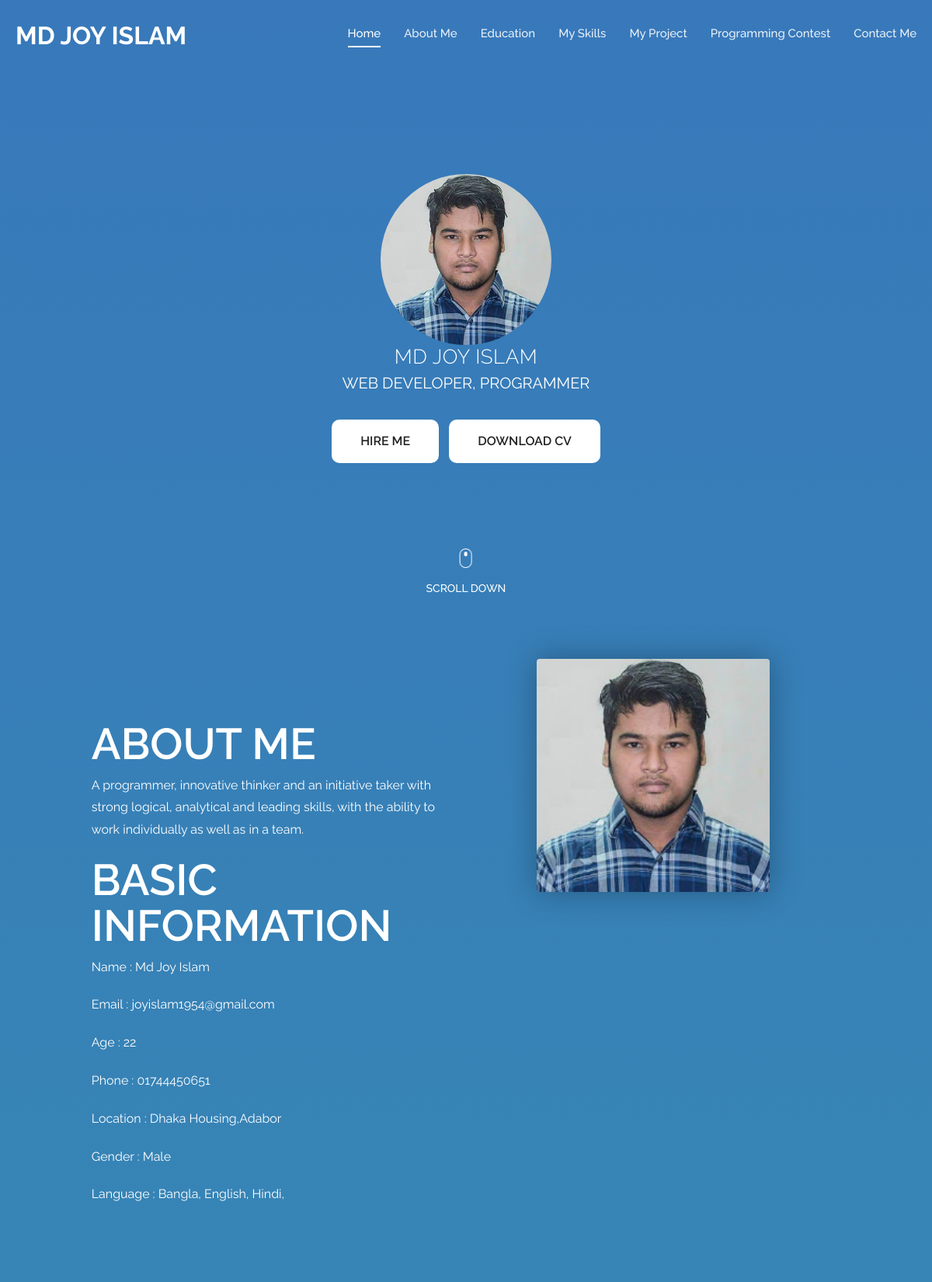
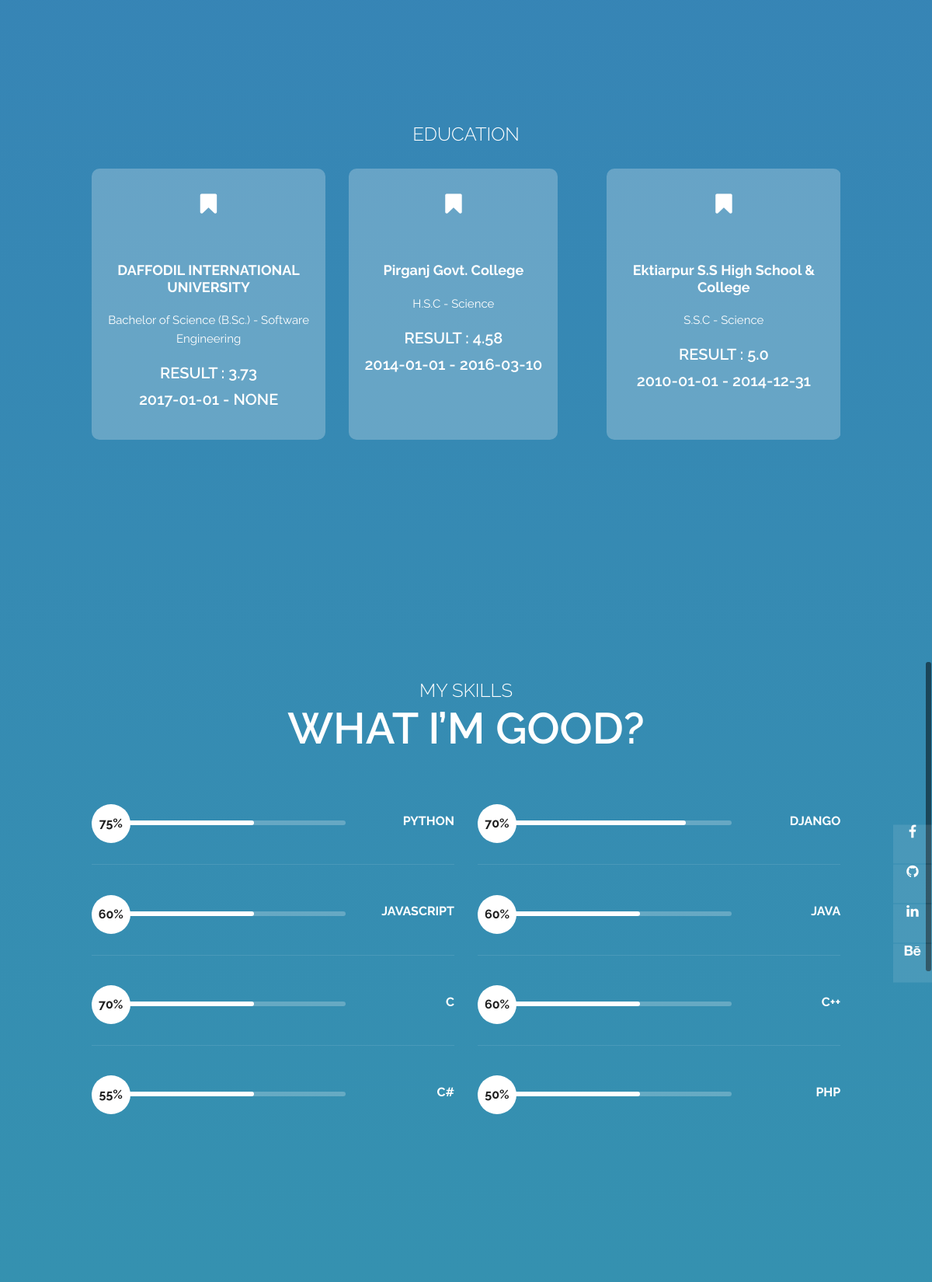
The page / (upper part) on the database its author committed (2 pictures, top to bottom).
### MyProfile/models.py (models this page shows, shortened)
class Basic_Information(models.Model):
    Gender = (
                 ('Male',"Male"),
                 ('Female',"Female"),
                 ('Others',"Others"),)
    username = models.ForeignKey(User, on_delete=models.CASCADE)
    profile_pics = models.ImageField(null=True, blank=True)
    Name = models.CharField(max_length=30,null=True)
    Phone = models.CharField(max_length=30,null=True)
    Location = models.CharField(max_length=40,null=True)
    Gender = models.CharField(max_length=30,choices=Gender)
    age = models.IntegerField(null=True, default=0)
    about = models.TextField(null=True,blank=True)
    Language = models.ManyToManyField(Language)

class Language(models.Model):
    language = models.CharField(max_length=20)

class Education(models.Model):
    username = models.ForeignKey(User, on_delete=models.CASCADE)
    institution_name = models.CharField(max_length=200, null=True)
    Degree = models.CharField(max_length=200, null=True)
    Major = models.CharField(max_length=200, null=True)
    description = models.TextField(null=True)
    yearDuration = models.CharField(max_length=100, null=True, blank=True)
    result = models.FloatField(null=True)
    StartDate = models.DateField(null=True, blank=True)
    EndDate = models.DateField(null=True, blank=True)
    def full_subject(self):
        return '{0} - {1}'.format(self.Degree,self.Major)
    def full_education_date(self):
        return '{0} - {1}'.format(self.StartDate,self.EndDate)

### MyProfile/views.py (the view, shortened to what this page needs)
# urls.py: 2. Add a URL to urlpatterns:  path('', Home.as_view(), name='home')
def Home(request):
    basic_information = Basic_Information.objects.all()
    education = Education.objects.all()
    programming = Programming.objects.all()
    project = Project.objects.all()
    forms = ContactForm()
    context = {
        'basic_information': basic_information,
        'education': education,
        'project': project,
        'programming': programming,
        'forms':forms,
    }
    return render(request,'index.html',context)

### templates/index.html (shortened to what this page needs)
{% load static %}
<html lang="en">
  <head>
    <link rel="stylesheet" type="text/css" href="{% static 'css/bootstrap.min.css' %}">
    <link rel="stylesheet" type="text/css" href="{% static 'css/font-awesome.css' %}">
    <link rel="stylesheet" type="text/css" href="{% static 'css/fullpage.min.css' %}">
    <link rel="stylesheet" type="text/css" href="{% static 'css/owl.carousel.css' %}">
    <link rel="stylesheet" href="{% static 'css/animate.css' %}">
    <link rel="stylesheet" href="{% static 'css/templatemo-style.css' %}">
    <link rel="stylesheet" href="{% static 'css/responsive.css' %}">
    </head>
    <body>
    <div id="video">
        <header id="header">
            <div class="container-fluid">
                <div class="navbar">
                    <a href="{% url 'home' %}" id="logo" title="Elegance by TemplateMo">
                        Md Joy Islam
                    </a>
                    <div class="navigation-row">
                        <nav id="navigation">
                            <div class="nav-box navbar-collapse">
                                <ul class="navigation-menu nav navbar-nav navbars" id="nav">
                                    <li data-menuanchor="slide01" class="active"><a href="#slide01">Home</a></li>
                                    <li data-menuanchor="slide02"><a href="#slide02">About Me</a></li>
                                    <li data-menuanchor="slide03"><a href="#slide03">Education</a></li>
                                    <li data-menuanchor="slide04"><a href="#slide04">My Skills</a></li>
                                    <li data-menuanchor="slide05"><a href="#slide05">My Project</a></li>
                                    <li data-menuanchor="slide06"><a href="#slide06">Programming Contest</a></li>
                                    <li data-menuanchor="slide07"><a href="#slide07">Contact Me</a></li>
                                </ul>
                            </div>
                        </nav>
                    </div>
                </div>
            </div>
        </header>
        <div id="fullpage" class="fullpage-default">
            <div class="section animated-row" data-section="slide01">
                <div class="section-inner">
                    <div class="welcome-box">
                        {% for basic in basic_information %}
                        <img src="{{basic.profile_pics.url}}" class="rounded-circle" alt="Circular Image">
                        {%endfor%}
                        <span class="welcome-first animate" data-animate="fadeInUp">Md Joy Islam</span>
                        <p>WEB DEVELOPER, PROGRAMMER</p>
                        </p><a class="btn btn-primary smooth-scroll mr-2" href="#slide07" data-aos="zoom-in" data-aos-anchor="data-aos-anchor">Hire Me</a>
                        <a class="btn btn-primary" href="#" data-aos="zoom-in" data-aos-anchor="data-aos-anchor">Download CV</a>
                        <div class="scroll-down next-section animate data-animate="fadeInUp""><img src="{% static 'images/mouse-scroll.png' %}" alt=""><span>Scroll Down</span></div>
                    </div>
                </div>
            </div>
            <div class="section animated-row" data-section="about">
                <div class="section-inner">
                    <div class="about-section">
                        <div class="row justify-content-center">
                            <div class="col-lg-8 wide-col-laptop">
                                <div class="row">
                                    <div class="col-md-6">
                                        <div class="about-contentbox">
                                            <div class="animate" data-animate="fadeInUp">
                                                <h1>About Me</h1>
                                                {% for basic in basic_information %}
                                                    <p>{{ basic.about }}</p>
                                                    <h1>Basic Information</h1>
                                                    <p>Name : {{ basic.Name }}</p>
                                                    <p>Email : {{ basic.username.email }}</p>
                                                    <p>Age : {{ basic.age }}</p>
                                                    <p>Phone : {{ basic.Phone }}</p>
                                                    <p>Location : {{ basic.Location }}</p>
                                                    <p>Gender : {{ basic.Gender }}</p>
                                                    <p> Language :
                                                        {% for Language in basic.Language.all %}
                                                                    {{ Language.language }},
                                                        {% endfor%}
                                                    </p>
                                                {% endfor%}
                                            </div>
                                        </div>
                                    </div>
                                    {% for basic in basic_information %}
                                    <div class="col-md-6">
                                        <figure class="about-img animate" data-animate="fadeInUp"><img src="{{basic.profile_pics.url}}" class="rounded" alt="" width="300px" height="300px"></figure>
                                    </div>
                                    {% endfor%}
                                </div>
                            </div>
                        </div>
                    </div>
                </div>
            </div>
            <div class="section animated-row" data-section="education">
                <div class="section-inner">
                    <div class="row justify-content-center">
                        <div class="col-md-8 wide-col-laptop">
                            <div class="title-block animate" data-animate="fadeInUp">
                                <span>Education</span>
                            </div>
                            <div class="services-section">
                                <div class="services-list owl-carousel">
                                    {% for education in education %}
                                    <div class="item animate" data-animate="fadeInUp">
                                        <div class="service-box">
                                            <span class="service-icon"><i class="fa fa-bookmark" aria-hidden="true"></i></span>
                                                <h3>{{ education.institution_name}}</h3>
                                                <p>{{ education.full_subject}}</p>
                                                <h5>Result : {{ education.result}}</h5>
                                                <h5>{{ education.full_education_date}}</h5>
                                        </div>
                                    </div>
                                    {% endfor %}
                                </div>
                            </div>
                        </div>
                    </div>
                </div>
            </div>
            <div class="section animated-row" data-section="skills">
                <div class="section-inner">
                    <div class="row justify-content-center">
                        <div class="col-md-7 wide-col-laptop">
                            <div class="title-block animate" data-animate="fadeInUp">
                                <span>My Skills</span>
                                <h2>What i’m good?</h2>
                            </div>
                            <div class="skills-row animate" data-animate="fadeInDown">
                                <div class="row">
                                    <div class="col-md-6">
                                        <div class="skill-item">
                                            <h6>Python</h6>
                                            <div class="skill-bar">
                                                <span>75%</span>
                                                <div class="filled-bar"></div>
                                            </div>
                                        </div>
                                    </div>
                                    <div class="col-md-6">
                                        <div class="skill-item">
                                            <h6>Django</h6>
                                            <div class="skill-bar">
                                                <span>70%</span>
                                                <div class="filled-bar-2"></div>
                                            </div>
                                        </div>
                                    </div>
                                </div>
                                <div class="row">
                                    <div class="col-md-6">
                                        <div class="skill-item">
                                            <h6>JavaScript</h6>
                                            <div class="skill-bar">
                                                <span>60%</span>
                                                <div class="filled-bar"></div>
                                            </div>
                                        </div>
                                    </div>
                                    <div class="col-md-6">
                                        <div class="skill-item">
                                            <h6>Java</h6>
                                            <div class="skill-bar">
                                                <span>60%</span>
                                                <div class="filled-bar"></div>
                                            </div>
                                        </div>
                                    </div>
                                </div>
                                <div class="row">
                                    <div class="col-md-6">
                                        <div class="skill-item">
                                            <h6>C</h6>
                                            <div class="skill-bar">
                                                <span>70%</span>
                                                <div class="filled-bar"></div>
                                            </div>
                                        </div>
                                    </div>
                                    <div class="col-md-6">
                                        <div class="skill-item">
                                            <h6>C++</h6>
                                            <div class="skill-bar">
                                                <span>60%</span>
                                                <div class="filled-bar"></div>
                                            </div>
                                        </div>
                                    </div>
                                </div>
                                <div class="row">
                                    <div class="col-md-6">
                                        <div class="skill-item">
                                            <h6>C#</h6>
                                            <div class="skill-bar">
                                                <span>55%</span>
                                                <div class="filled-bar"></div>
                                            </div>
                                        </div>
                                    </div>
                                    <div class="col-md-6">
                                        <div class="skill-item">
                                            <h6>PHP</h6>
                                            <div class="skill-bar">
                                                <span>50%</span>
                                                <div class="filled-bar"></div>
                                            </div>
                                        </div>
                                    </div>
                                </div>
                            </div>
                        </div>
                    </div>
                </div>
            </div>
            <div class="section animated-row" data-section="work">
            </div>
<br>
        </div>
        <div id="social-icons">
            <div class="text-right">
                <ul class="social-icons">
                    <li><a href="https://www.facebook.com/JOY.SWE22" target="_blank" title="Facebook"><i class="fa fa-facebook"></i></a></li>
                    <li><a href="https://github.com/joy1954islam" target="_blank" title="github"><i class="fa fa-github"></i></a></li>
                    <li><a href="#" target="_blank" title="Linkedin"><i class="fa fa-linkedin" ></i></a></li>
                    <li><a href="#" target="_blank" title="Instagram"><i class="fa fa-behance"></i></a></li>
                </ul>
            </div>
        </div>
    </div>
  </body>
</html>

### static/css/responsive.css (style rules this page uses)
@media only screen and (min-width: 768px) { .nav-box { display:block !important; height:auto !important; } }
@media only screen and (max-width: 1440px) { .welcome-first { font-size: 26px; } }
@media only screen and (max-width: 1440px) { .welcome-box p { margin-bottom: 20px; } }
@media only screen and (max-width: 1440px) { .navbar-nav li a { font-size: 15px; } }
@media only screen and (max-width: 1440px) { .wide-col-laptop { -ms-flex: 0 0 85%; flex: 0 0 85%; max-width: 85%; } }
@media only screen and (max-width: 1440px) { .service-box h3 { font-size:18px; } }
@media only screen and (max-width: 1440px) { h1, h2 { font-size:56px; line-height:1.05; margin-bottom:10px; } }
@media only screen and (max-width: 1440px) { .title-block { margin-bottom:25px; } }
@media only screen and (max-width: 1440px) { .service-icon { width:80px; height:80px; line-height:80px; font-size:30px; margin: 0 auto; } }
@media only screen and (max-width: 1440px) { .service-box { padding:30px 20px; } }
@media only screen and (max-width: 1440px) { .about-img { margin-right:15px; } }

### rows shown on the page
Basic_Information: profile_pics (picture), about "A programmer, innovative thinker and an initiative taker with strong logical, analytical and leading skills, with the ability to work individually as well as in a team.", Name "Md Joy Islam", username.email "joyislam1954@gmail.com", age "22", Phone "01744450651", Location "Dhaka Housing,Adabor", Gender "Male"
Language: language "Bangla"
Language: language "English"
Language: language "Hindi"
Education: institution_name "DAFFODIL INTERNATIONAL UNIVERSITY", full_subject "Bachelor of Science (B.Sc.) - Software Engineering", result "3.73", full_education_date "2017-01-01 - NONE"
Education: institution_name "Pirganj Govt. College", full_subject "H.S.C - Science", result "4.58", full_education_date "2014-01-01 - 2016-03-10"
Education: institution_name "Ektiarpur S.S High School & College", full_subject "S.S.C - Science", result "5.0", full_education_date "2010-01-01 - 2014-12-31"
